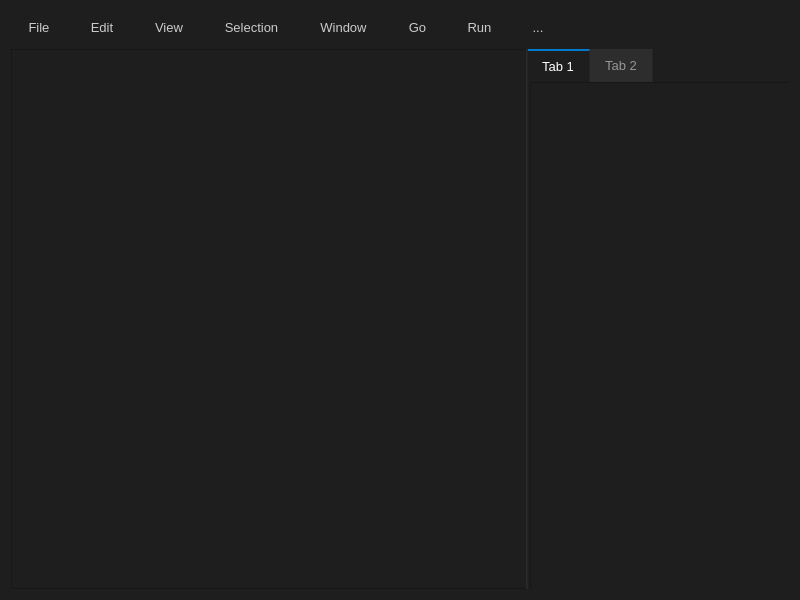
<?xml version="1.0" encoding="UTF-8"?>
<ui version="4.0">
 <class>Widget</class>
 <widget class="QWidget" name="Widget">
  <property name="enabled">
   <bool>true</bool>
  </property>
  <property name="geometry">
   <rect>
    <x>0</x>
    <y>0</y>
    <width>800</width>
    <height>600</height>
   </rect>
  </property>
  <property name="windowTitle">
   <string>Widget</string>
  </property>
  <property name="styleSheet">
   <string notr="true">/* --- ESTILOS GENERALES --- */
QWidget {
    background-color: #1e1e1e;
    color: #cccccc;
    font-family: &quot;Segoe UI&quot;, &quot;Consolas&quot;, sans-serif;
    font-size: 13px;
}

/* --- BARRA SUPERIOR (Menú simulado) --- */
QToolButton {
    background-color: transparent;
    color: #cccccc;
    border: none;
    padding: 5px 10px;
    margin: 2px;
}

QToolButton:hover {
    background-color: #3e3e42; /* Gris más claro al pasar el mouse */
    border-radius: 4px;
    color: #ffffff;
}

/* --- ACTIVITY BAR (Extrema izquierda, si decides agregarla) --- */
/* Asumiendo que le pones un objectName como 'activityBar' a su contenedor */
#activityBar QToolButton {
    padding: 10px;
    margin: 0px;
    border-radius: 0px;
}
#activityBar QToolButton:checked {
    border-left: 2px solid #007acc; /* Línea azul de selección */
}

/* --- SPLITTER (Divisor arrastrable) --- */
QSplitter::handle {
    background-color: #1e1e1e;
    border-left: 1px solid #252526;
    border-right: 1px solid #2b2b2b;
    width: 2px;
}
QSplitter::handle:hover {
    background-color: #007acc; /* Se ilumina de azul al intentar arrastrar */
}

/* --- BARRA LATERAL (Project Explorer) --- */
QTreeWidget {
    background-color: #252526;
    border: none;
    padding-top: 5px;
    outline: none; /* Quita el borde punteado al hacer clic */
}

QTreeWidget::item {
    padding: 4px;
    color: #cccccc;
}

QTreeWidget::item:hover {
    background-color: #2a2d2e;
}

QTreeWidget::item:selected {
    background-color: #37373d;
    color: #ffffff;
}

/* --- PESTAÑAS (QTabWidget) --- */
QTabWidget::pane {
    border: none;
    background-color: #1e1e1e;
}

QTabBar::tab {
    background-color: #2d2d2d;
    color: #969696;
    padding: 8px 15px;
    border: none;
    border-right: 1px solid #252526;
}

QTabBar::tab:selected {
    background-color: #1e1e1e;
    color: #ffffff;
    border-top: 2px solid #007acc; /* Línea azul en la pestaña activa */
}

QTabBar::tab:hover:!selected {
    background-color: #333333;
}

/* --- EDITOR DE TEXTO --- */
QPlainTextEdit {
    background-color: #1e1e1e;
    color: #d4d4d4;
    font-family: &quot;Consolas&quot;, &quot;Courier New&quot;, monospace;
    font-size: 14px;
    border: none;
    padding: 10px;
    selection-background-color: #264f78; /* Color de selección de texto típico de VS Code */
}

/* --- SCROLLBARS --- */
QScrollBar:vertical, QScrollBar:horizontal {
    border: none;
    background: #1e1e1e;
    width: 14px;
    height: 14px;
}

QScrollBar::handle:vertical, QScrollBar::handle:horizontal {
    background: #424242;
    border-radius: 7px;
    min-height: 20px;
    min-width: 20px;
    margin: 2px;
}

QScrollBar::handle:vertical:hover, QScrollBar::handle:horizontal:hover {
    background: #4f4f4f; /* Se aclara ligeramente al pasar el mouse */
}

QScrollBar::add-line, QScrollBar::sub-line {
    background: none;
    border: none;
}</string>
  </property>
  <layout class="QGridLayout" name="gridLayout_2">
   <item row="0" column="6">
    <widget class="QToolButton" name="runButton">
     <property name="text">
      <string>Run</string>
     </property>
    </widget>
   </item>
   <item row="1" column="0" colspan="11">
    <widget class="QSplitter" name="splitter">
     <property name="orientation">
      <enum>Qt::Orientation::Horizontal</enum>
     </property>
     <widget class="QTreeView" name="treeView">
      <property name="sizePolicy">
       <sizepolicy hsizetype="Preferred" vsizetype="Expanding">
        <horstretch>0</horstretch>
        <verstretch>0</verstretch>
       </sizepolicy>
      </property>
     </widget>
     <widget class="QTabWidget" name="tabWidget">
      <property name="currentIndex">
       <number>0</number>
      </property>
      <widget class="QWidget" name="tab">
       <attribute name="title">
        <string>Tab 1</string>
       </attribute>
       <widget class="QTextEdit" name="textEdit">
        <property name="geometry">
         <rect>
          <x>3</x>
          <y>0</y>
          <width>16777215</width>
          <height>16777215</height>
         </rect>
        </property>
        <property name="sizePolicy">
         <sizepolicy hsizetype="Maximum" vsizetype="Maximum">
          <horstretch>0</horstretch>
          <verstretch>0</verstretch>
         </sizepolicy>
        </property>
       </widget>
      </widget>
      <widget class="QWidget" name="tab_2">
       <attribute name="title">
        <string>Tab 2</string>
       </attribute>
      </widget>
     </widget>
    </widget>
   </item>
   <item row="0" column="5">
    <widget class="QToolButton" name="goButton">
     <property name="text">
      <string>Go</string>
     </property>
    </widget>
   </item>
   <item row="0" column="2">
    <widget class="QToolButton" name="viewButton">
     <property name="text">
      <string>View</string>
     </property>
    </widget>
   </item>
   <item row="0" column="1">
    <widget class="QToolButton" name="editButton">
     <property name="text">
      <string>Edit</string>
     </property>
    </widget>
   </item>
   <item row="0" column="7">
    <widget class="QToolButton" name="toolsButton">
     <property name="text">
      <string>...</string>
     </property>
    </widget>
   </item>
   <item row="0" column="3">
    <widget class="QToolButton" name="selButton">
     <property name="text">
      <string>Selection</string>
     </property>
    </widget>
   </item>
   <item row="0" column="4">
    <widget class="QToolButton" name="toolButton">
     <property name="text">
      <string>Window</string>
     </property>
    </widget>
   </item>
   <item row="0" column="0">
    <widget class="QToolButton" name="fileButton">
     <property name="text">
      <string>File</string>
     </property>
    </widget>
   </item>
  </layout>
 </widget>
 <resources/>
 <connections/>
</ui>
